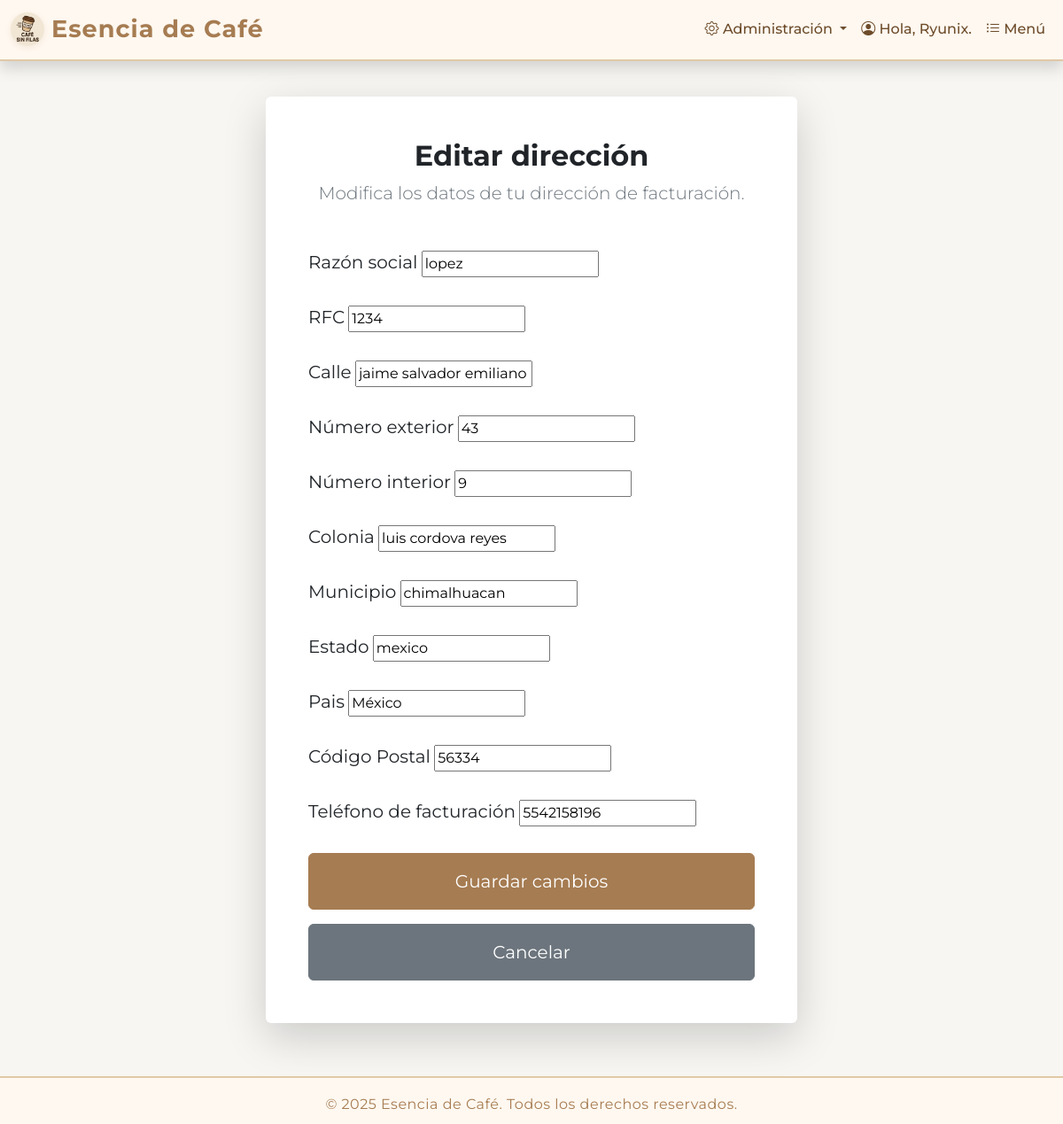
The app's page /perfil/editar/2/editar/ (signed in) with its own data.
### perfil/models.py (models this page shows, shortened)
class DireccionFacturacion(models.Model):
    usuario = models.ForeignKey(
        User, on_delete=models.CASCADE, related_name='direcciones_facturacion')
    razon_social = models.CharField("Razón social", max_length=100)
    rfc = models.CharField("RFC", max_length=13)
    calle = models.CharField("Calle", max_length=100)
    numero_exterior = models.CharField("Número exterior", max_length=10)
    numero_interior = models.CharField(
        "Número interior", max_length=10, blank=True, null=True)
    colonia = models.CharField(max_length=50)
    municipio = models.CharField(max_length=50)
    estado = models.CharField(max_length=50)
    pais = models.CharField(max_length=50, default='México')
    cp = models.CharField("Código Postal", max_length=10)
    telefono_facturacion = models.CharField(
        "Teléfono de facturación", max_length=15)

### perfil/views.py (the view)
@login_required
def editar_direccion(request, direccion_id):
    try:
        direccion = DireccionFacturacion.objects.get(
            id=direccion_id, usuario=request.user)
    except DireccionFacturacion.DoesNotExist:
        return redirect('editar_perfil')
    if request.method == 'POST':
        form = DireccionFacturacionForm(request.POST, instance=direccion)
        if form.is_valid():
            form.save()
            return redirect('editar_perfil')
    else:
        form = DireccionFacturacionForm(instance=direccion)
    return render(request, 'perfil/editarDireccion.html', {
        'form': form,
        'direccion': direccion,
    })

### perfil/forms.py
class DireccionFacturacionForm(forms.ModelForm):
    class Meta:
        model = DireccionFacturacion
        exclude = ['usuario']

### SisWebCafe/context_processors.py (called while the page is built)
def es_gerente(request):
    if request.user.is_authenticated:
        return {'es_gerente': request.user.groups.filter(name='Gerente').exists()}
    return {'es_gerente': False}

### templates/perfil/editarDireccion.html (shortened to what this page needs)
{% extends "Principal/base.html" %} {% load static %} {% block content %}
<div
  class="bg-white p-5 rounded shadow-lg"
  style="max-width: 600px; margin: 40px auto"
>
  <div class="text-center mb-5">
    <h2 class="fw-bold text-dark mb-2">Editar dirección</h2>
    <p class="lead text-secondary mb-0">
      Modifica los datos de tu dirección de facturación.
    </p>
  </div>
  <form method="post" class="text-start">
    {% csrf_token %} {% for field in form %}
    <div class="mb-4">
      <label for="{{ field.id_for_label }}" class="form-label text-dark fs-5">
        {{ field.label }}
      </label>
      {{ field }}
    </div>
    {% endfor %}
    <button type="submit" class="btn btn-primary w-100 py-3 fs-5">
      Guardar cambios
    </button>
    <a
      href="{% url 'editar_perfil' %}"
      class="btn btn-secondary mt-3 w-100 py-3 fs-5"
    >
      Cancelar
    </a>
  </form>
</div>
{% endblock content %}

### templates/Principal/base.html (shortened to what this page needs)
{% load static %}
<!DOCTYPE html>
<html lang="es">
  <head>
    <link
      href="https://cdn.jsdelivr.net/npm/bootstrap@5.3.0/dist/css/bootstrap.min.css"
      rel="stylesheet"
    />
    <link href="https://cdn.jsdelivr.net/npm/bootstrap-icons@1.11.3/font/bootstrap-icons.min.css" rel="stylesheet">
  </head>
  <body>
    {% if user.is_authenticated and user.is_staff %}
      <nav class="navbar navbar-light shadow sticky-top">
        <div class="container-fluid">
          <span class="navbar-brand mb-0 h1"><i class="bi bi-cash-register"></i> Panel de Caja</span>
          <a class="btn btn-outline-danger" href="{% url 'logout' %}"><i class="bi bi-box-arrow-right"></i> Cerrar sesión</a>
        </div>
      </nav>
    {% else %}
      <nav class="navbar navbar-expand-lg shadow sticky-top">
        <div class="container-fluid">
          <a class="navbar-brand d-flex align-items-center" href="/">
            <img src="{% static 'img/logo.jpg' %}" alt="Logo" width="38" class="me-2">
            Esencia de Café
          </a>
          <div class="collapse navbar-collapse" id="navbarNav">
            <ul class="navbar-nav ms-auto align-items-center">
              {% if es_gerente %}
              <li class="nav-item dropdown">
                <a
                  class="nav-link dropdown-toggle"
                  href="#"
                  id="adminDropdown"
                  role="button"
                  data-bs-toggle="dropdown"
                  aria-expanded="false"
                >
                  <i class="bi bi-gear"></i> Administración
                </a>
              </li>
              <li class="nav-item">
                <a class="nav-link" href="/perfil"><i class="bi bi-person-circle"></i> Hola, {{user.username}}.</a>
              </li>
              <li class="nav-item">
                <a class="nav-link" href="/productos"><i class="bi bi-list-ul"></i> Menú</a>
              </li>
              {% endif %}
            </ul>
          </div>
        </div>
      </nav>
    {% endif %}
    <div class="container mt-4">{% block content %} {% endblock %}</div>
    <footer>
      <div>
        <span>&copy; {{ now|default:2025 }} Esencia de Café. Todos los derechos reservados.</span>
      </div>
    </footer>
  </body>
</html>

### templates/Principal/base.html (style rules this page uses)
:root { --cafe-oscuro: #6d4c2b; --cafe-medio: #a67c52; --cafe-claro: #fff8f0; --cafe-dorado: #e0c9a6; --cafe-acento: #d2691e; --cafe-blanco: #f7f6f3; }
body { font-family: 'Montserrat', Arial, sans-serif; background: var(--cafe-blanco); }
.navbar { background: var(--cafe-claro) !important; border-bottom: 2px solid var(--cafe-dorado); box-shadow: 0 2px 8px rgba(166,124,82,0.07); }
.navbar-brand { font-weight: 700; color: var(--cafe-medio) !important; letter-spacing: 1px; font-size: 1.7rem; }
.nav-link { color: var(--cafe-oscuro) !important; font-weight: 500; transition: color 0.2s; }
.btn-primary, .btn-brown { background: var(--cafe-medio); border-color: var(--cafe-medio); color: #fff; }
footer { background: var(--cafe-claro); color: var(--cafe-medio); text-align: center; padding: 18px 0 10px 0; border-top: 2px solid var(--cafe-dorado); margin-top: 60px; font-size: 1rem; letter-spacing: 0.5px; }
.navbar-brand img { border-radius: 50%; box-shadow: 0 2px 6px rgba(166,124,82,0.13); }

### records on screen
DireccionFacturacion: form "lopez" "1234" "jaime salvador emiliano" "43" "9" "luis cordova reyes" "chimalhuacan" "mexico" "México" "56334" "5542158196"

### other values on screen
{{ user.username }} "Ryunix"
{{ field.label }} "Razón social" "RFC" "Calle" "Número exterior" "Número interior" "Colonia" "Municipio" "Estado" "Pais" "Código Postal" "Teléfono de facturación"
{{ now|default:2025 }} "2025"
